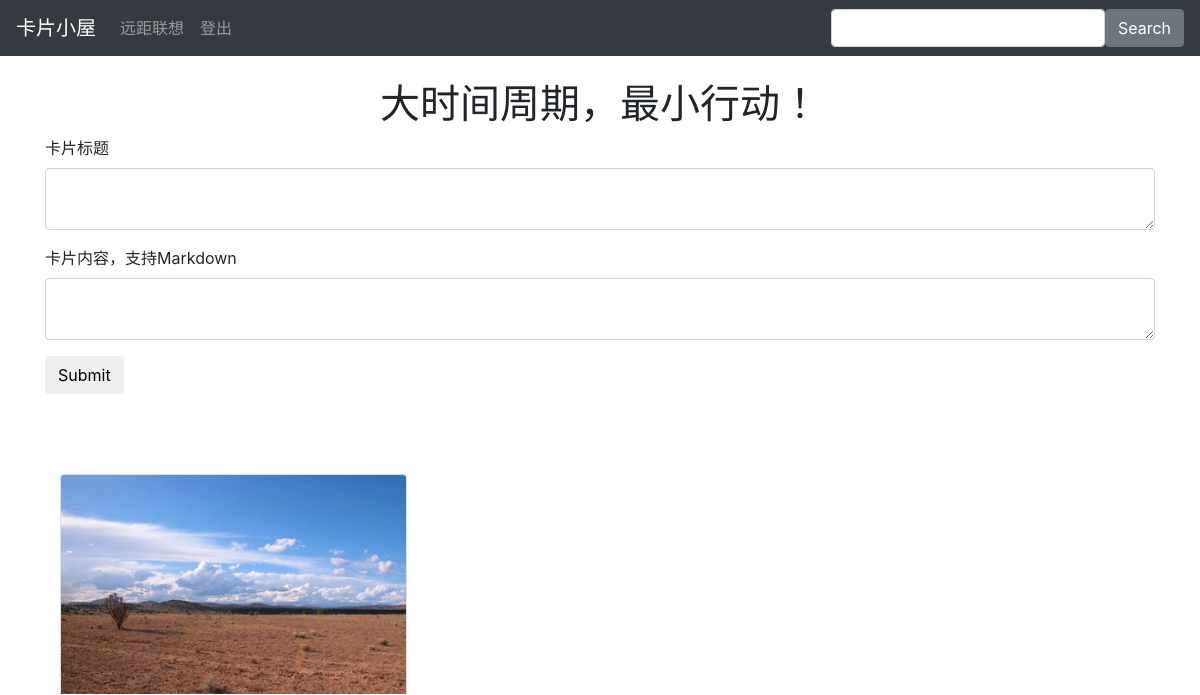
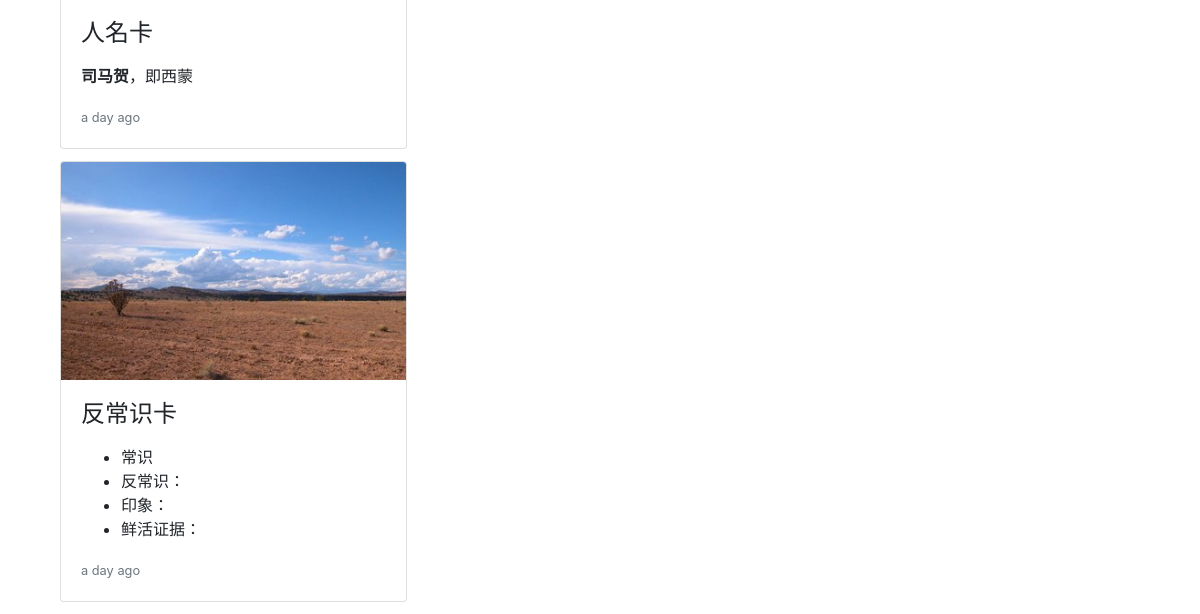
The page /card (signed in) on the database as committed earlier (2 pictures, top to bottom).
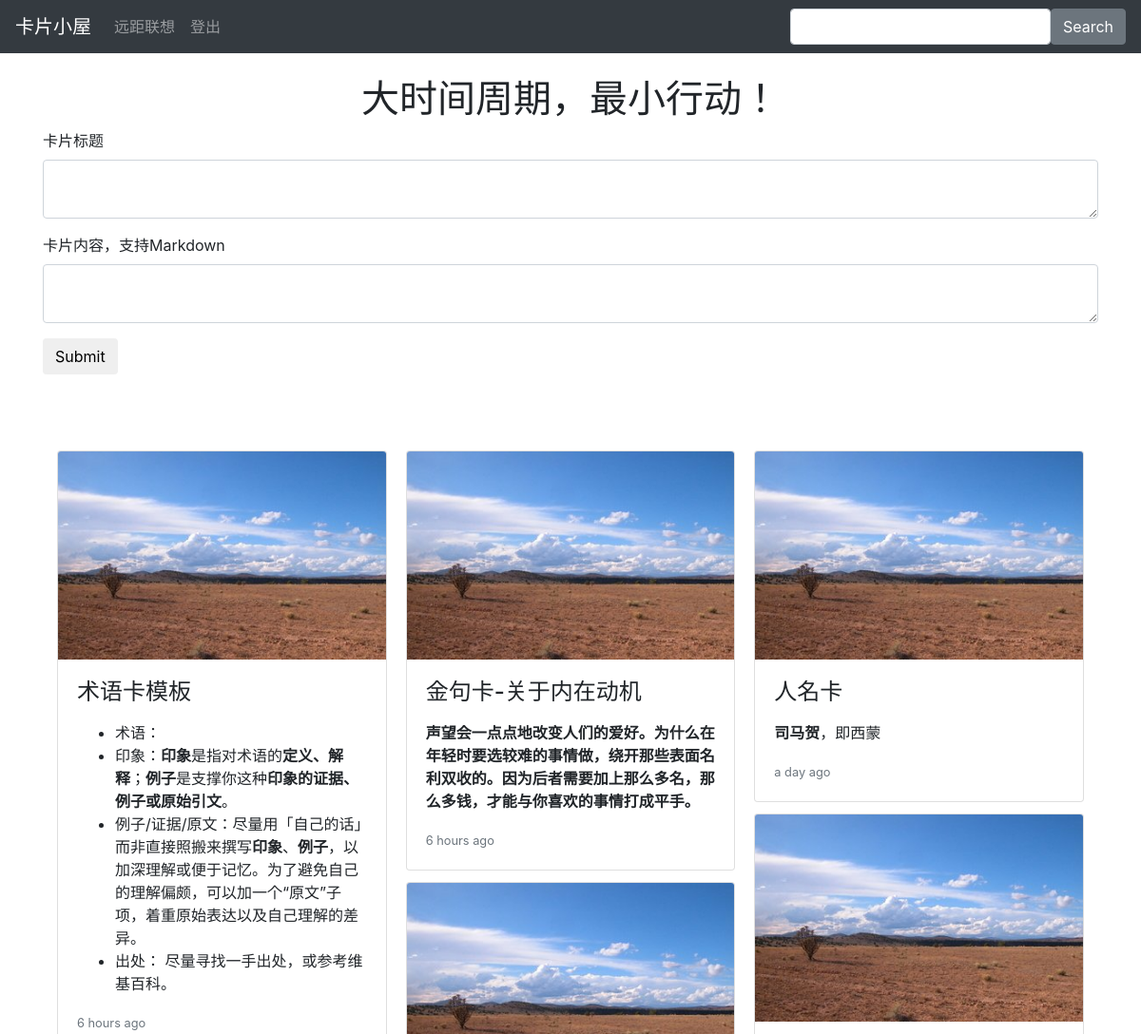
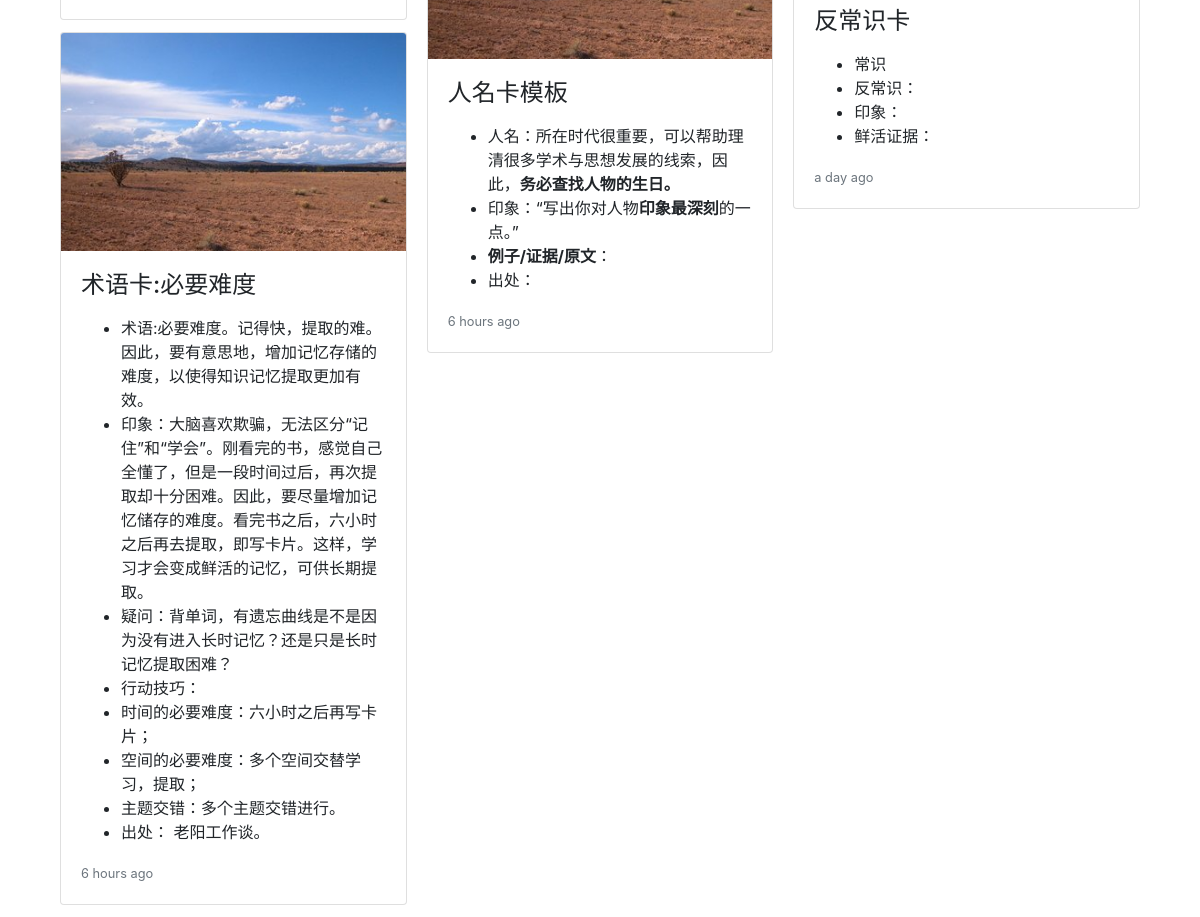
The same page on the database as committed later (2 pictures, top to bottom).
### app/models.py (models this page shows, shortened)
class Card(db.Model):
    __tablename__ = 'cards'
    id = db.Column(db.Integer , primary_key = True)
    title = db.Column(db.String(60))
    body = db.Column(db.String(350))
    timestamp = db.Column(db.DateTime, index=True)
    body_html = db.Column(db.Text)
    author_id = db. Column(db.Integer, db.ForeignKey('user.id'))

### app/views.py (the view, shortened to what this page needs)
@app.route('/', methods=['GET', 'POST'])
@app.route('/index', methods=['GET', 'POST'])
@app.route('/new', methods=['GET', 'POST'])
@app.route("/card", methods = ['GET', 'POST'])
@login_required
def card():
    form = CardForm()
    user = current_user._get_current_object()
    cards = Card.query.filter_by(author = user).order_by(Card.timestamp.desc()).limit(8)
    return render_template('index.html', form=form, cards=cards)

### app/forms.py
class CardForm(Form):
    title = TextAreaField("卡片标题", validators=[Required(), Length(1, 20)])
    body = PageDownField('卡片内容，支持Markdown', validators=[Length(1, 420)])
    submit = SubmitField('Submit')

### app/views.py (called while the page is built)
@loginmanager.user_loader
def load_user(id):
    return User.query.get(int(id))

### app/templates/index.html (shortened to what this page needs)
{% extends 'base.html' %}
{% import 'bootstrap/wtf.html' as wtf %}
{% block page_content %}
<div class="page-header text-center">
    <h1> 大时间周期，最小行动！</h1>
</div>
<form class="form form-horizontal" method="post" role="form">
  {{ wtf.form_field(form.title) }}
  {{ wtf.form_field(form.body)}}
  {{ wtf.form_field(form.submit)}}
</form>
<div class="container-fluid" style=
"margin-top:5rem;">
    <div class="card-columns">
       {% for card in cards %}
        <div class="card">
          <img class="card-img-top img-fluid" src="/static/desert-sky-1537792.jpg" alt="Card image cap">
          <div class="card-body">
            <h4 class="card-title">{{card.title}}</h4>
         <p class="card-text">{{ card.body_html | markdown }}</p>
         <p class="card-text"><small class="text-muted">{{ moment(card.timestamp).fromNow()}}</small></p>
       </div>
     </div>
      {% endfor %}
    </div>
</div>
{% endblock %}

### app/templates/base.html (shortened to what this page needs)
{% extends "bootstrap/base.html" %}
{% block head %}
<link rel="stylesheet" href="https://maxcdn.bootstrapcdn.com/bootstrap/4.0.0-beta/css/bootstrap.min.css">
{% endblock %}
{% block navbar %}
<div class="container-fluid">
    <nav class="navbar fixed-top navbar-expand-sm navbar-dark bg-dark">
        <a class="navbar-brand" href="/">卡片小屋</a>
        <div class="collapse navbar-collapse text-nowrap" id="nav-content">
            <ul class="navbar-nav">
                <li class="nav-item">
                    <a class="nav-link" href="/show_all">远距联想</a>
                </li>
                 <li class="nav-item">
                    <a class="nav-link" href="/logout">登出</a>
                </li>
            </ul>
            <form class="form-inline navbar-collapse justify-content-end" role="search">
                <input type="text" class="form-control">
                <button type="submit" class="btn btn-secondary">Search</button>
            </form>
          </div>
        </nav>
</div>
{% endblock %}
{% block content %}
<div class="container " style="margin-top:5rem;">
    {% block page_content %}{% endblock %}
</div>
{% endblock %}

Rows that differ between the two databases and show on the page:
added Card: title "术语卡模板", body_html "术语： 印象： 印象 是指对术语的 定义、解释 ； 例子 是支撑你这种 印象的证据、例子或原始引文 。 例子/证据/原文：尽量用「自己的话」而非直接照搬来撰写 印象 、 例子 ，以加深理解或便于记忆。为了避免自己的理解偏颇，可以加一个“原文”子项，着重原始表达以及自己理解的差异。 出处： 尽量寻找一手出处，或参考维基百科。", timestamp "6 hours ago"
added Card: title "术语卡:必要难度", body_html "术语:必要难度。记得快，提取的难。因此，要有意思地，增加记忆存储的难度，以使得知识记忆提取更加有效。 印象：大脑喜欢欺骗，无法区分“记住”和“学会”。刚看完的书，感觉自己全懂了，但是一段时间过后，再次提取却十分困难。因此，要尽量增加记忆储存的难度。看完书之后，六小时之后再去提取，即写卡片。这样，学习才会变成鲜活的记忆，可供长期提取。 疑问：背单词，有遗忘曲线是不是因为没有进入长时记忆？还是只是长时记忆提取困难？ 行动技巧： 时间的必要难度：六小时之后再写卡片； 空间的必要难度：多个空间交替学习，提取； 主题交错：多个主题交错进行。 出处： 老阳工作谈。", timestamp "6 hours ago"
added Card: title "金句卡-关于内在动机", body_html "声望会一点点地改变人们的爱好。为什么在年轻时要选较难的事情做，绕开那些表面名利双收的。因为后者需要加上那么多名，那么多钱，才能与你喜欢的事情打成平手。", timestamp "6 hours ago"
added Card: title "人名卡模板", body_html "人名：所在时代很重要，可以帮助理清很多学术与思想发展的线索，因此， 务必查找人物的生日。 印象：“写出你对人物 印象最深刻 的一点。” 例子/证据/原文 ： 出处：", timestamp "6 hours ago"
